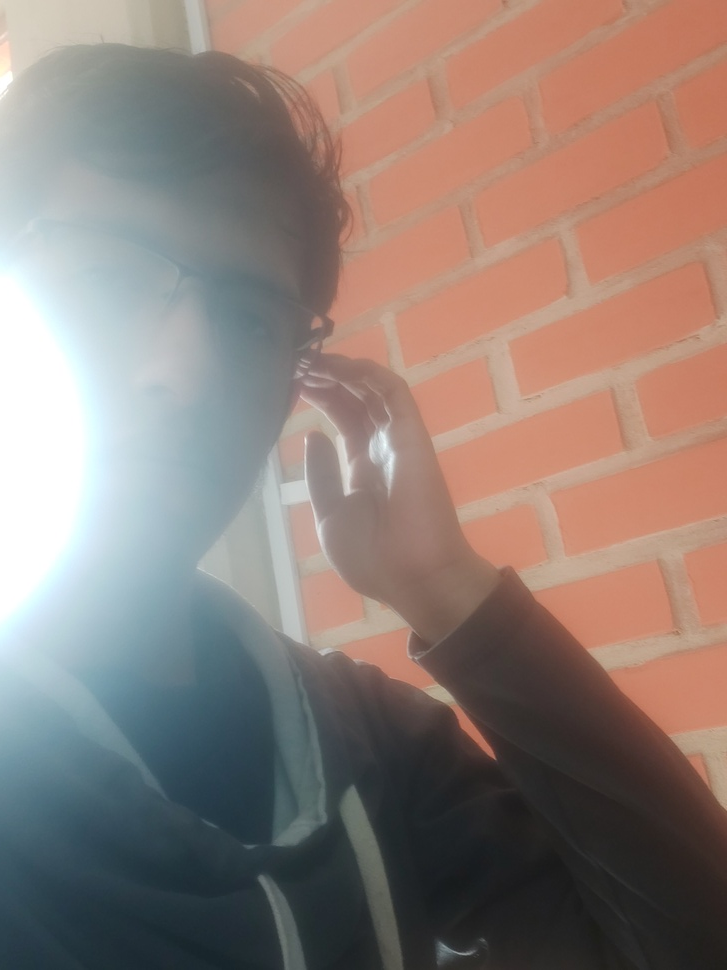
#> input picture Laboratorio1/imagen1.jpg, 727 x 970 px, shrunk from 2388 x 3184 before the run
$ jupyter execute ejercicio.ipynb
#> lines starting #> are read from the running program, lines starting #| are printed output that depends on the picture
[cell 1]
import cv2
import matplotlib.pyplot as plt
import numpy as np
def image_show(title, img):
    plt.rcParams['figure.figsize'] = [10, 5]
    plt.title(title)
    plt.imshow(img)
    plt.show()

img=cv2.imread('imagen1.jpg')
#> img is the input picture: shape (970, 727, 3); mean B, G, R 119.1, 126.4, 143
imgRGB=cv2.cvtColor(img, cv2.COLOR_BGR2RGB)
imgGray=cv2.cvtColor(img, cv2.COLOR_BGR2GRAY)
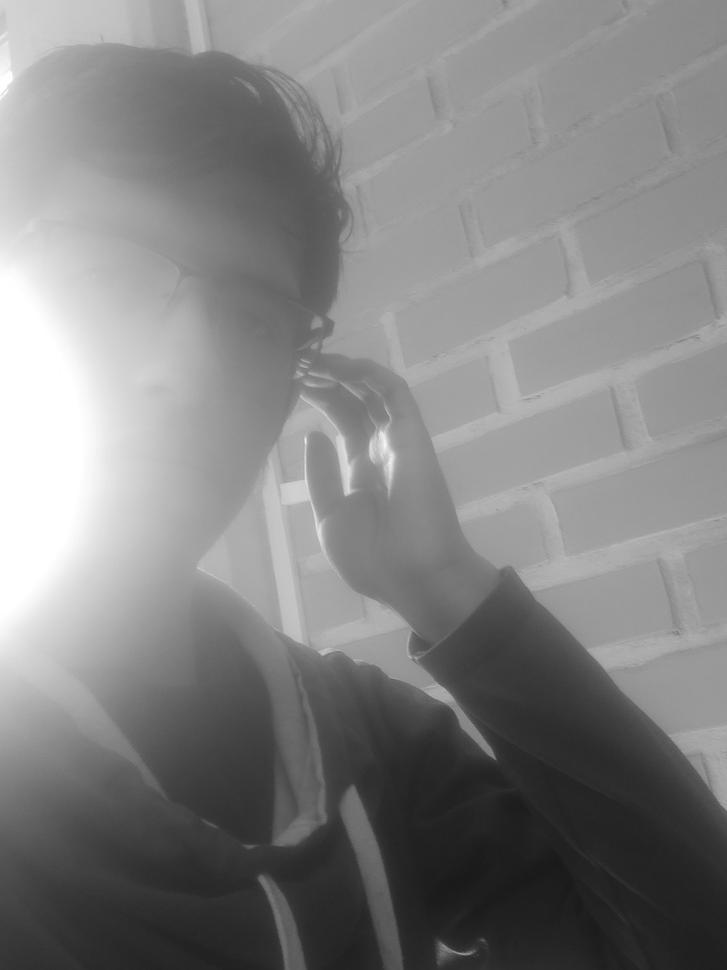
#> imgGray: shape (970, 727); min 25, max 255, mean 130.5
cv2.imwrite("imagenBGR.jpg", img) #Guardados
cv2.imwrite("imageRGB.jpg", imgRGB)
cv2.imwrite("imageGRAY.jpg", imgGray)
image_show("imagen en escala de grises", imgGray)

plt.subplot(131)
plt.title("Imagen BGR")
plt.imshow(img)

plt.subplot(132)
plt.title("Imagen RGB")
plt.imshow(imgRGB)

plt.subplot(133)
plt.title("Imagen en escala de grises")
plt.imshow(imgGray, cmap='gray')
fig, axs = plt.subplots(1, 3, figsize=(15, 5))
axs[0].imshow(img)
axs[0].set_title("imagen BGR")
axs[1].imshow(imgRGB)
axs[1].set_title("imagen RGB")
axs[2].imshow(imgGray, cmap='gray')
axs[2].set_title("imagen en escala de grises")
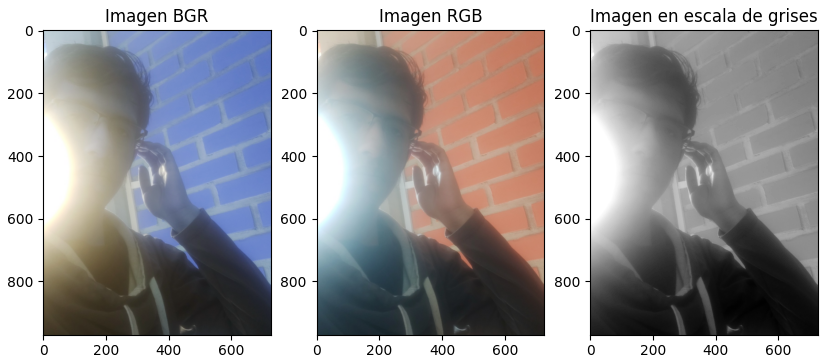
#> figure drawn by matplotlib, 3 panels; B, G, R data is drawn as R, G, B
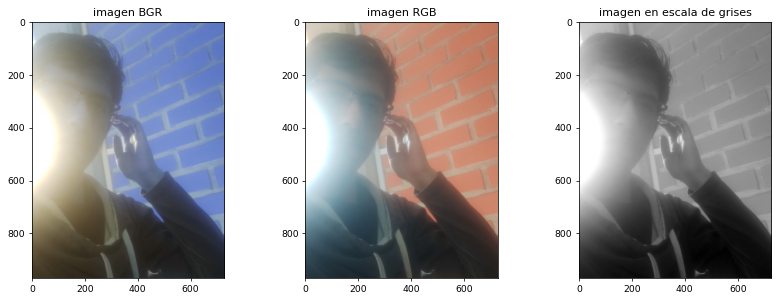
#> figure drawn by matplotlib, 3 panels; B, G, R data is drawn as R, G, B

[cell 2]
import cv2
import matplotlib.pyplot as plt
import numpy as np
def image_show(title, img):
    plt.rcParams['figure.figsize'] = [10, 5]
    plt.title(title)
    plt.imshow(img)
    plt.show()

img=cv2.imread('imagen2.jpg')
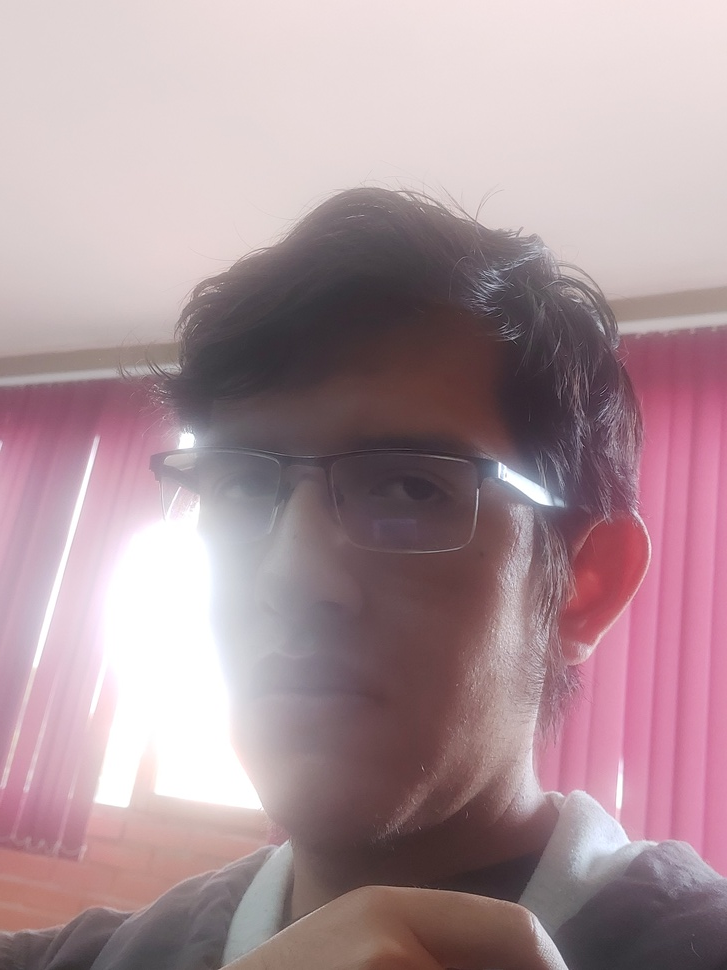
#> input picture Laboratorio1/imagen2.jpg, 727 x 970 px, shrunk from 2388 x 3184 before the run
#> img is the input picture: shape (970, 727, 3); mean B, G, R 153.9, 147.7, 171.7
imgRGB=cv2.cvtColor(img, cv2.COLOR_BGR2RGB)
imgGray=cv2.cvtColor(img, cv2.COLOR_BGR2GRAY)
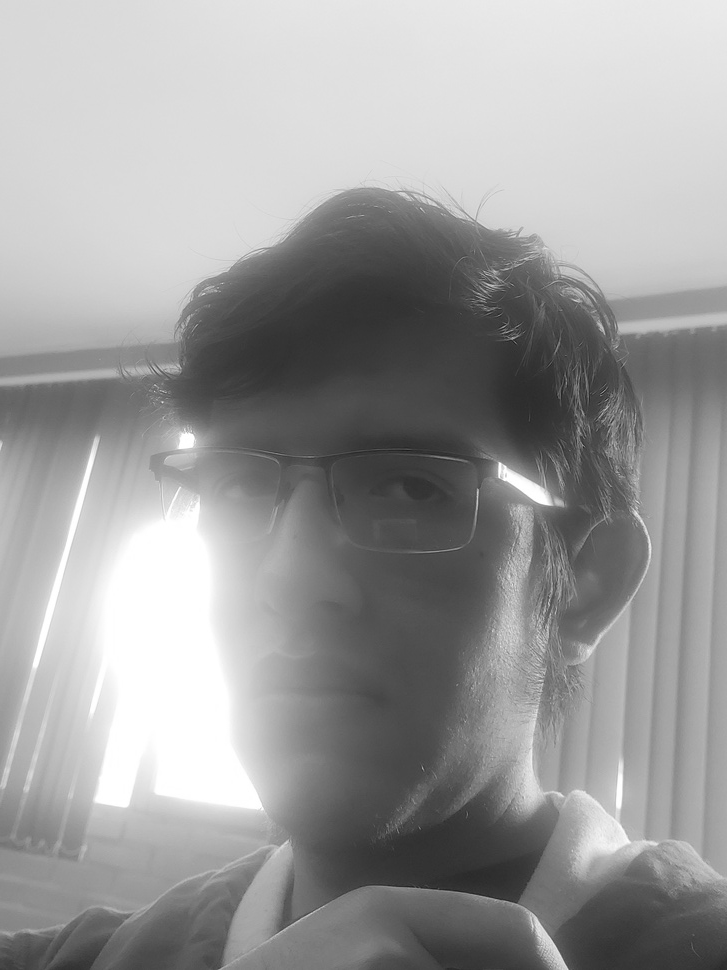
#> imgGray: shape (970, 727); min 26, max 255, mean 155.6
cv2.imwrite("imagenBGR2.jpg", img) #Guardados
cv2.imwrite("imageRGB2.jpg", imgRGB)
cv2.imwrite("imageGRAY2.jpg", imgGray)
image_show("imagen en escala de grises", imgGray)

plt.subplot(131)
plt.title("Imagen BGR")
plt.imshow(img)

plt.subplot(132)
plt.title("Imagen RGB")
plt.imshow(imgRGB)

plt.subplot(133)
plt.title("Imagen en escala de grises")
plt.imshow(imgGray, cmap='gray')
fig, axs = plt.subplots(1, 3, figsize=(15, 5))
axs[0].imshow(img)
axs[0].set_title("imagen BGR")
axs[1].imshow(imgRGB)
axs[1].set_title("imagen RGB")
axs[2].imshow(imgGray, cmap='gray')
axs[2].set_title("imagen en escala de grises")
#> figure, not shown here; B, G, R data is drawn as R, G, B
#> figure, not shown here; B, G, R data is drawn as R, G, B

[cell 3]
import cv2
import matplotlib.pyplot as plt
import numpy as np
def image_show(title, img):
    plt.rcParams['figure.figsize'] = [10, 5]
    plt.title(title)
    plt.imshow(img)
    plt.show()

img=cv2.imread('imagen3.jpg')
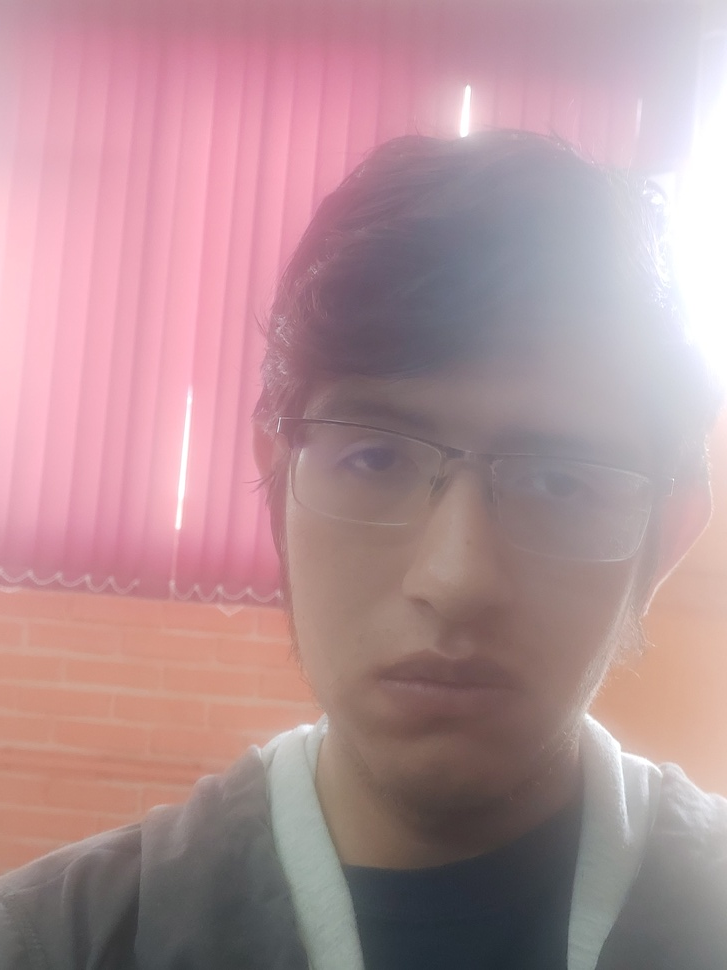
#> input picture Laboratorio1/imagen3.jpg, 727 x 970 px, shrunk from 2388 x 3184 before the run
#> img is the input picture: shape (970, 727, 3); mean B, G, R 149.7, 144.5, 177.8
imgRGB=cv2.cvtColor(img, cv2.COLOR_BGR2RGB)
imgGray=cv2.cvtColor(img, cv2.COLOR_BGR2GRAY)
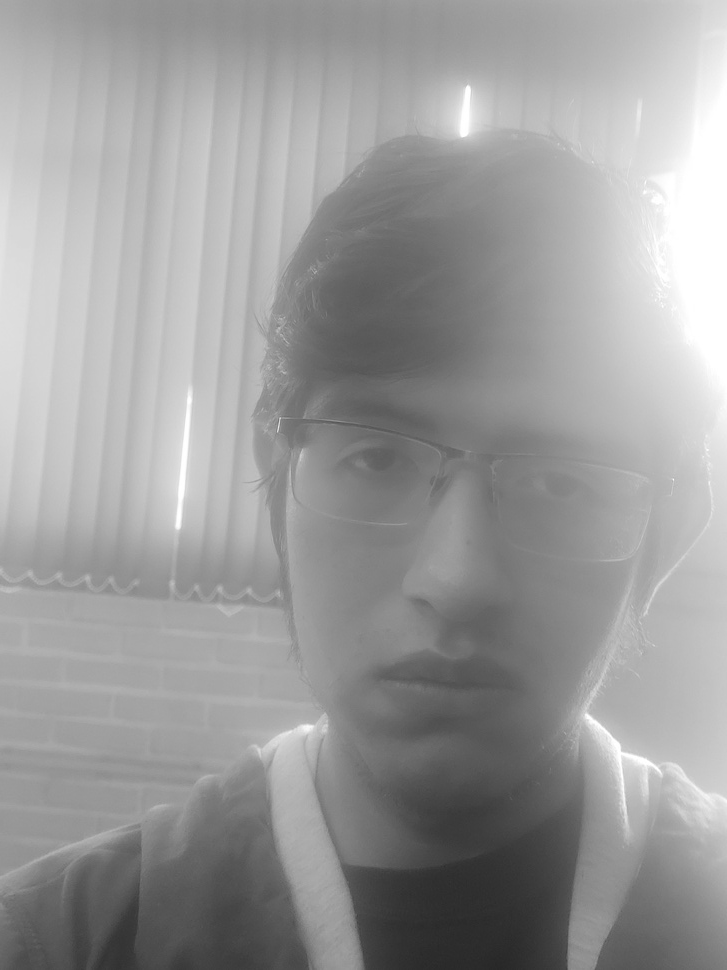
#> imgGray: shape (970, 727); min 39, max 255, mean 155
cv2.imwrite("imagenBGR3.jpg", img) #Guardados
cv2.imwrite("imageRGB3.jpg", imgRGB)
cv2.imwrite("imageGRAY3.jpg", imgGray)
image_show("imagen en escala de grises", imgGray)

plt.subplot(131)
plt.title("Imagen BGR")
plt.imshow(img)

plt.subplot(132)
plt.title("Imagen RGB")
plt.imshow(imgRGB)

plt.subplot(133)
plt.title("Imagen en escala de grises")
plt.imshow(imgGray, cmap='gray')

fig, axs = plt.subplots(1, 3, figsize=(15, 5))
axs[0].imshow(img)
axs[0].set_title("imagen BGR")
axs[1].imshow(imgRGB)
axs[1].set_title("imagen RGB")
axs[2].imshow(imgGray, cmap='gray')
axs[2].set_title("imagen en escala de grises")
#> figure, not shown here; B, G, R data is drawn as R, G, B
#> figure, not shown here; B, G, R data is drawn as R, G, B
